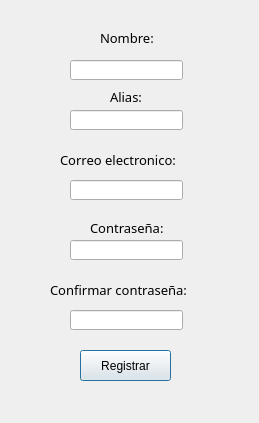
<?xml version="1.0" encoding="UTF-8"?>
<ui version="4.0">
 <class>Dialog</class>
 <widget class="QDialog" name="Dialog">
  <property name="geometry">
   <rect>
    <x>0</x>
    <y>0</y>
    <width>259</width>
    <height>423</height>
   </rect>
  </property>
  <property name="windowTitle">
   <string>Registro de usuario</string>
  </property>
  <widget class="QLabel" name="label">
   <property name="geometry">
    <rect>
     <x>0</x>
     <y>0</y>
     <width>261</width>
     <height>421</height>
    </rect>
   </property>
   <property name="text">
    <string/>
   </property>
   <property name="pixmap">
    <pixmap>../../../../ProyectoFinDeCurso/src/recursos/Crear1.jpg</pixmap>
   </property>
   <property name="scaledContents">
    <bool>true</bool>
   </property>
  </widget>
  <widget class="QLineEdit" name="lineEdit_2">
   <property name="geometry">
    <rect>
     <x>70</x>
     <y>110</y>
     <width>113</width>
     <height>20</height>
    </rect>
   </property>
  </widget>
  <widget class="QLabel" name="label_5">
   <property name="geometry">
    <rect>
     <x>50</x>
     <y>280</y>
     <width>161</width>
     <height>20</height>
    </rect>
   </property>
   <property name="font">
    <font>
     <family>Algerian</family>
     <pointsize>10</pointsize>
    </font>
   </property>
   <property name="text">
    <string>Confirmar contraseña:</string>
   </property>
  </widget>
  <widget class="QLineEdit" name="lineEdit_5">
   <property name="geometry">
    <rect>
     <x>70</x>
     <y>310</y>
     <width>113</width>
     <height>20</height>
    </rect>
   </property>
  </widget>
  <widget class="QLabel" name="label_3">
   <property name="geometry">
    <rect>
     <x>60</x>
     <y>150</y>
     <width>141</width>
     <height>20</height>
    </rect>
   </property>
   <property name="font">
    <font>
     <family>Algerian</family>
     <pointsize>10</pointsize>
    </font>
   </property>
   <property name="text">
    <string>Correo electronico:</string>
   </property>
  </widget>
  <widget class="QLabel" name="label_2">
   <property name="geometry">
    <rect>
     <x>110</x>
     <y>90</y>
     <width>47</width>
     <height>13</height>
    </rect>
   </property>
   <property name="font">
    <font>
     <family>Algerian</family>
     <pointsize>10</pointsize>
    </font>
   </property>
   <property name="text">
    <string>Alias:</string>
   </property>
  </widget>
  <widget class="QLineEdit" name="lineEdit_4">
   <property name="geometry">
    <rect>
     <x>70</x>
     <y>240</y>
     <width>113</width>
     <height>20</height>
    </rect>
   </property>
  </widget>
  <widget class="QLabel" name="label_4">
   <property name="geometry">
    <rect>
     <x>90</x>
     <y>220</y>
     <width>81</width>
     <height>16</height>
    </rect>
   </property>
   <property name="font">
    <font>
     <family>Algerian</family>
     <pointsize>10</pointsize>
    </font>
   </property>
   <property name="text">
    <string>Contraseña:</string>
   </property>
  </widget>
  <widget class="QLineEdit" name="lineEdit">
   <property name="geometry">
    <rect>
     <x>70</x>
     <y>60</y>
     <width>113</width>
     <height>20</height>
    </rect>
   </property>
  </widget>
  <widget class="QLineEdit" name="lineEdit_3">
   <property name="geometry">
    <rect>
     <x>70</x>
     <y>180</y>
     <width>113</width>
     <height>20</height>
    </rect>
   </property>
  </widget>
  <widget class="QLabel" name="label_6">
   <property name="geometry">
    <rect>
     <x>100</x>
     <y>30</y>
     <width>61</width>
     <height>16</height>
    </rect>
   </property>
   <property name="font">
    <font>
     <family>Algerian</family>
     <pointsize>10</pointsize>
    </font>
   </property>
   <property name="text">
    <string>Nombre:</string>
   </property>
  </widget>
  <widget class="QPushButton" name="pushButton">
   <property name="geometry">
    <rect>
     <x>80</x>
     <y>350</y>
     <width>91</width>
     <height>31</height>
    </rect>
   </property>
   <property name="text">
    <string>Registrar</string>
   </property>
  </widget>
 </widget>
 <resources/>
 <connections/>
</ui>
